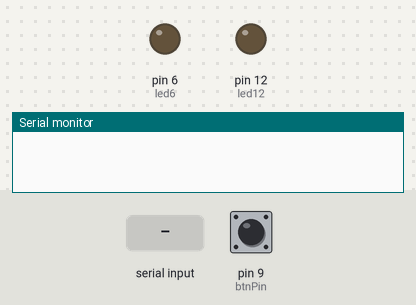
This sketch was run on a simulated Arduino Uno, built with avr-gcc and run on an emulated ATmega328P. On the bench: output pins drawn as LEDs (lit = HIGH), the last lines printed to the serial monitor. Dashed ring = blinking. Inputs (shaded band) come from the test bench; at power-on: pin 9 (btnPin) LOW.

Above: at 1.2 s.
1.3 s: "a\n" received over Serial
At 1.55 s:
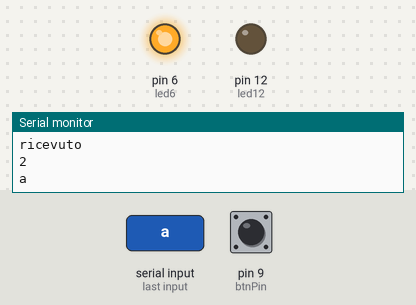
4.7 s: "b\n" received over Serial
At 4.95 s:
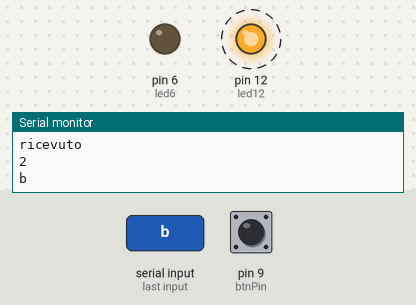
7.7 s: "c\n" received over Serial
At 7.95 s:
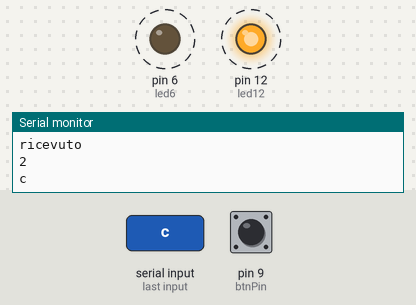
Timing chart, 0 to 10.7 s (numbered marks = the images above; inputs shaded):
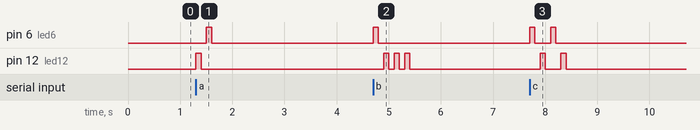

Measured:
- after the input at 1.3 s, pin 6 (led6): LOW → HIGH after 0.20 s, → LOW 0.10 s later; pin 12 (led12): LOW → HIGH at once, → LOW 0.10 s later
- after the input at 4.7 s, pin 6 (led6): LOW → HIGH at once, → LOW 0.10 s later; pin 12 (led12): alternates HIGH for 0.10 s and LOW for 0.10 s, 6 changes in all, then stays LOW, starting after 0.20 s
- after the input at 7.7 s, pin 6 (led6): alternates HIGH for 0.10 s and LOW for 0.30 s, 4 changes in all, then stays LOW, starting at once; pin 12 (led12): alternates HIGH for 0.10 s and LOW for 0.30 s, 4 changes in all, then stays LOW, starting after 0.20 s

The sketch:

codice_morse_serial.ino
```cpp
/*
  Morse Code Project

  This code will loop through a string of characters and convert these to morse code.
  It will blink two LED lights and play audio on a speaker.
 */


//**************************************************//
//   Type the String to Convert to Morse Code Here  //
//**************************************************//


// Create variable to define the output pins
int led12 = 12;      // blink an led on output 12
int led6 = 6;        // blink an led on output 6
int btnPin = 9;
int audio8 = 8;      // output audio on pin 8
int note = 1200;      // music note/pitch

/*
	Set the speed of your morse code
	Adjust the 'dotlen' length to speed up or slow down your morse code
		(all of the other lengths are based on the dotlen)

	Here are the ratios code elements:
	  Dash length = Dot length x 3
	  Pause between elements = Dot length
		  (pause between dots and dashes within the character)
	  Pause between characters = Dot length x 3
	  Pause between words = Dot length x 7

				http://www.nu-ware.com/NuCode%20Help/index.html?m...
*/
int dotLen = 100;     // length of the morse code 'dot'
//int dashLen = dotLen * 3;    // length of the morse code 'dash'
int dashLen = dotLen;
int elemPause = dotLen;  // length of the pause between elements of a character
int Spaces = dotLen * 3;     // length of the spaces between characters
int wordPause = dotLen * 7;  // length of the pause between words

//variabili per la stringa da scrivere
String inputString = "";         // a string to hold incoming data
boolean stringComplete = false;  // whether the string is complete

int btn_old = LOW;
// the setup routine runs once when you press reset:
void setup() {
     // initialize serial:
  Serial.begin(9600);
  // reserve 200 bytes for the inputString:
  inputString.reserve(200);
  // initialize the digital pin as an output for LED lights.
  pinMode(led12, OUTPUT);
  pinMode(led6, OUTPUT);
  pinMode(btnPin, INPUT);
}

// Create a loop of the letters/words you want to output in morse code (defined in string at top of code)
void loop()
{
  int btn = digitalRead(btnPin);
  if(btn == HIGH && btn_old == LOW){
    Serial.println("OK");
  }
  btn_old = btn;

  //cosa fare quando arriva una stringa completa
   if (stringComplete) {
     Serial.println("ricevuto");
    Serial.println(inputString.length());
   char stringToMorseCode[inputString.length()];
   inputString.toCharArray(stringToMorseCode,inputString.length());
    Serial.println(stringToMorseCode);
    for (int i = 0; i < inputString.length() - 1; i++)
  {
    // Get the character in the current position
	char tmpChar = stringToMorseCode[i];
	// Set the case to lower case
	tmpChar = toLowerCase(tmpChar);
	// Call the subroutine to get the morse code equivalent for this character
	GetChar(tmpChar);
Serial.println(i);
  }
 // LightsOff(100);
  Serial.println("pronto");
    // clear the string:
    inputString = "";
    stringComplete = false;
  }
}

//void scrivi(){
// // Loop through the string and get each character one at a time until the end is reached
//  for (int i = 0; i < sizeof(stringToMorseCode) - 1; i++)
//  {
//    // Get the character in the current position
//	char tmpChar = stringToMorseCode[i];
//	// Set the case to lower case
//	tmpChar = toLowerCase(tmpChar);
//	// Call the subroutine to get the morse code equivalent for this character
//	GetChar(tmpChar);
//Serial.println(i);
//  }
//
//  // At the end of the string long pause before looping and starting again
//  //LightsOff(100);
//}
// DOT
void MorseDot()
{
  digitalWrite(led12, HIGH);  	// turn the LED on
//  digitalWrite(led6, HIGH);
  //tone(audio8, note, dotLen);	// start playing a tone
  delay(dotLen);             	// hold in this position
}

// DASH
void MorseDash()
{
//  digitalWrite(led12, HIGH);  	// turn the LED on
  digitalWrite(led6, HIGH);
  //tone(audio8, note, dashLen);	// start playing a tone
  delay(dashLen);               // hold in this position
}

// Turn Off
void LightsOff(int delayTime)
{
  digitalWrite(led12, LOW);    	// turn the LED off
  digitalWrite(led6, LOW);
  noTone(audio8);	       	   	// stop playing a tone
  delay(delayTime);            	// hold in this position
}

// *** Characters to Morse Code Conversion *** //
void GetChar(char tmpChar)
{
	// Take the passed character and use a switch case to find the morse code for that character
	switch (tmpChar) {
	  case 'a':
		MorseDot();
		LightsOff(elemPause);
		MorseDash();
		LightsOff(elemPause);
		break;
	  case 'b':
		MorseDash();
		LightsOff(elemPause);
		MorseDot();
		LightsOff(elemPause);
		MorseDot();
		LightsOff(elemPause);
		MorseDot();
		LightsOff(elemPause);
		break;
	  case 'c':
	    MorseDash();
		LightsOff(elemPause);
		MorseDot();
		LightsOff(elemPause);
		MorseDash();
		LightsOff(elemPause);
		MorseDot();
		LightsOff(elemPause);
		break;
	  case 'd':
		MorseDash();
		LightsOff(elemPause);
		MorseDash();
		LightsOff(elemPause);
		MorseDot();
		LightsOff(elemPause);
		break;
	  case 'e':
		MorseDot();
		LightsOff(elemPause);
		break;
	  case 'f':
	    MorseDot();
		LightsOff(elemPause);
		MorseDot();
		LightsOff(elemPause);
		MorseDash();
		LightsOff(elemPause);
		MorseDot();
		LightsOff(elemPause);
		break;
	  case 'g':
		MorseDash();
		LightsOff(elemPause);
		MorseDash();
		LightsOff(elemPause);
		MorseDot();
		LightsOff(elemPause);
		break;
	  case 'h':
	    MorseDot();
		LightsOff(elemPause);
		MorseDot();
		LightsOff(elemPause);
		MorseDot();
		LightsOff(elemPause);
		MorseDot();
		LightsOff(elemPause);
		break;
	  case 'i':
	    MorseDot();
		LightsOff(elemPause);
		MorseDot();
		LightsOff(elemPause);
		break;
	  case 'j':
	    MorseDot();
		LightsOff(elemPause);
		MorseDash();
		LightsOff(elemPause);
		MorseDash();
		LightsOff(elemPause);
		MorseDash();
		LightsOff(elemPause);
		break;
      case 'k':
	    MorseDash();
		LightsOff(elemPause);
		MorseDot();
		LightsOff(elemPause);
		MorseDash();
		LightsOff(elemPause);
		break;
	  case 'l':
	    MorseDot();
		LightsOff(elemPause);
		MorseDash();
		LightsOff(elemPause);
		MorseDot();
		LightsOff(elemPause);
		MorseDot();
		LightsOff(elemPause);
		break;
      case 'm':
	    MorseDash();
		LightsOff(elemPause);
		MorseDash();
		LightsOff(elemPause);
		break;
	  case 'n':
	    MorseDash();
		LightsOff(elemPause);
		MorseDot();
		LightsOff(elemPause);
		break;
	  case 'o':
	    MorseDash();
		LightsOff(elemPause);
		MorseDash();
		LightsOff(elemPause);
		MorseDash();
		LightsOff(elemPause);
		break;
	  case 'p':
	    MorseDot();
		LightsOff(elemPause);
		MorseDash();
		LightsOff(elemPause);
		MorseDash();
		LightsOff(elemPause);
		MorseDot();
		LightsOff(elemPause);
		break;
	  case 'q':
	    MorseDash();
		LightsOff(elemPause);
		MorseDash();
		LightsOff(elemPause);
		MorseDot();
		LightsOff(elemPause);
		MorseDash();
		LightsOff(elemPause);
		break;
	  case 'r':
	    MorseDot();
		LightsOff(elemPause);
		MorseDash();
		LightsOff(elemPause);
		MorseDot();
		LightsOff(elemPause);
		break;
	  case 's':
	    MorseDot();
		LightsOff(elemPause);
		MorseDot();
		LightsOff(elemPause);
		MorseDot();
		LightsOff(elemPause);
		break;
	  case 't':
	    MorseDash();
		LightsOff(elemPause);
		break;
	  case 'u':
	    MorseDot();
		LightsOff(elemPause);
		MorseDot();
		LightsOff(elemPause);
		MorseDash();
		LightsOff(elemPause);
		break;
	  case 'v':
	    MorseDot();
		LightsOff(elemPause);
		MorseDot();
		LightsOff(elemPause);
		MorseDot();
		LightsOff(elemPause);
		MorseDash();
		LightsOff(elemPause);
		break;
	  case 'w':
	    MorseDot();
		LightsOff(elemPause);
		MorseDash();
		LightsOff(elemPause);
		MorseDash();
		LightsOff(elemPause);
		break;
	  case 'x':
	    MorseDash();
		LightsOff(elemPause);
		MorseDot();
		LightsOff(elemPause);
		MorseDot();
		LightsOff(elemPause);
		MorseDash();
		LightsOff(elemPause);
		break;
	  case 'y':
	    MorseDash();
		LightsOff(elemPause);
		MorseDot();
		LightsOff(elemPause);
		MorseDash();
		LightsOff(elemPause);
		MorseDash();
		LightsOff(elemPause);
		break;
	  case 'z':
	    MorseDash();
		LightsOff(elemPause);
		MorseDash();
		LightsOff(elemPause);
		MorseDot();
		LightsOff(elemPause);
		MorseDot();
		LightsOff(elemPause);
		break;
	  default:
		// If a matching character was not found it will default to a blank space
		LightsOff(Spaces);
	}
}

void serialEvent() {
  while (Serial.available()) {
    // get the new byte:
    char inChar = (char)Serial.read();
    // add it to the inputString:
    inputString += inChar;
    // if the incoming character is a newline, set a flag
    // so the main loop can do something about it:
    if (inChar == '\n') {
      stringComplete = true;
    }
  }
}

/*
	Unlicensed Software:

	This is free and unencumbered software released into the public domain.

	Anyone is free to copy, modify, publish, use, compile, sell, or
	distribute this software, either in source code form or as a compiled
	binary, for any purpose, commercial or non-commercial, and by any
	means.

	In jurisdictions that recognize copyright laws, the author or authors
	of this software dedicate any and all copyright interest in the
	software to the public domain. We make this dedication for the benefit
	of the public at large and to the detriment of our heirs and
	successors. We intend this dedication to be an overt act of
	relinquishment in perpetuity of all present and future rights to this
	software under copyright law.

	THE SOFTWARE IS PROVIDED "AS IS", WITHOUT WARRANTY OF ANY KIND,
	EXPRESS OR IMPLIED, INCLUDING BUT NOT LIMITED TO THE WARRANTIES OF
	MERCHANTABILITY, FITNESS FOR A PARTICULAR PURPOSE AND NONINFRINGEMENT.
	IN NO EVENT SHALL THE AUTHORS BE LIABLE FOR ANY CLAIM, DAMAGES OR
	OTHER LIABILITY, WHETHER IN AN ACTION OF CONTRACT, TORT OR OTHERWISE,
	ARISING FROM, OUT OF OR IN CONNECTION WITH THE SOFTWARE OR THE USE OR
	OTHER DEALINGS IN THE SOFTWARE.

	For more information, please refer to
*/
```
